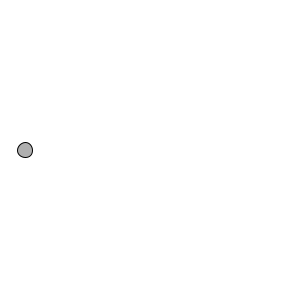
Frame 1 (no input)
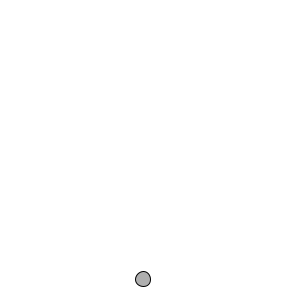
Frame 60 (the mouse pressed at the canvas centre just before this capture)
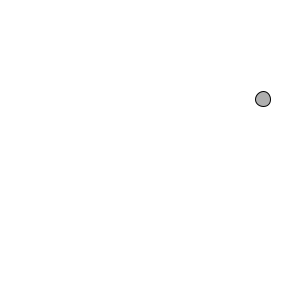
Frame 120 (the mouse held since frame 60 and released just before this capture)

The Processing sketch that drew these frames (run headless with seeded random() and noise(); from frame 60 on, the mouse is pressed at the canvas centre):

// Processing sketch: extendedPhysics
// ── extendedPhysics.pde
int circleX = 25;
int circleY = 150;
int stepX = 2;
int stepY = 3;

void setup()
{
  size(300, 300);
  stroke(0);
  fill(175);
}

void draw()
{
  background(255);
  ellipse(circleX, circleY, 15, 15);
  circleX = circleX + stepX;
  circleY = circleY + stepY;
  
  if (circleX > width || circleX < 0)
  {
    stepX = stepX * -1;    
  }
  
  if (circleY > height || circleY < 0)
  {
    stepY = stepY * -1;
  }
}
